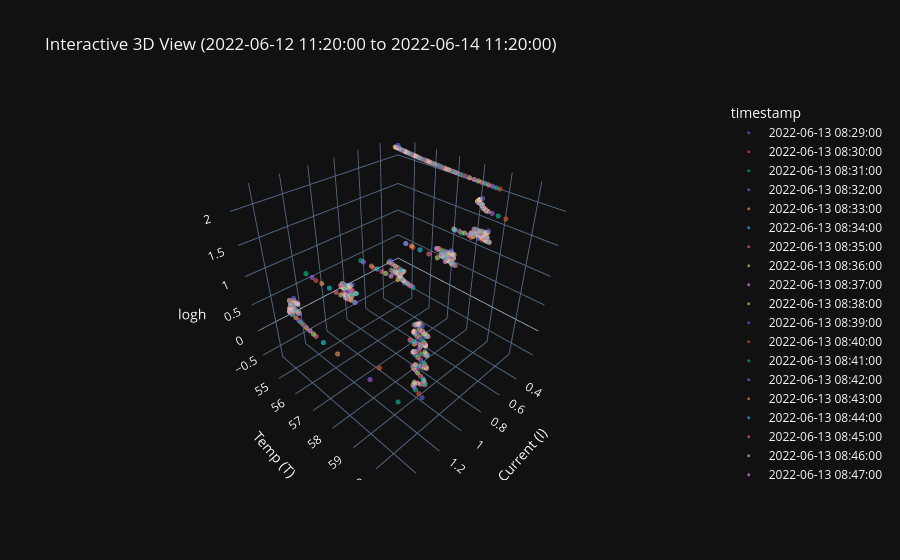

Here is the notebook cell this chart was saved with:
### Code cell
target_date = "2022-06-12"
print(f"Starting investigation for: {target_date}...")
investigator.run_full_diagnosis(target_date)
